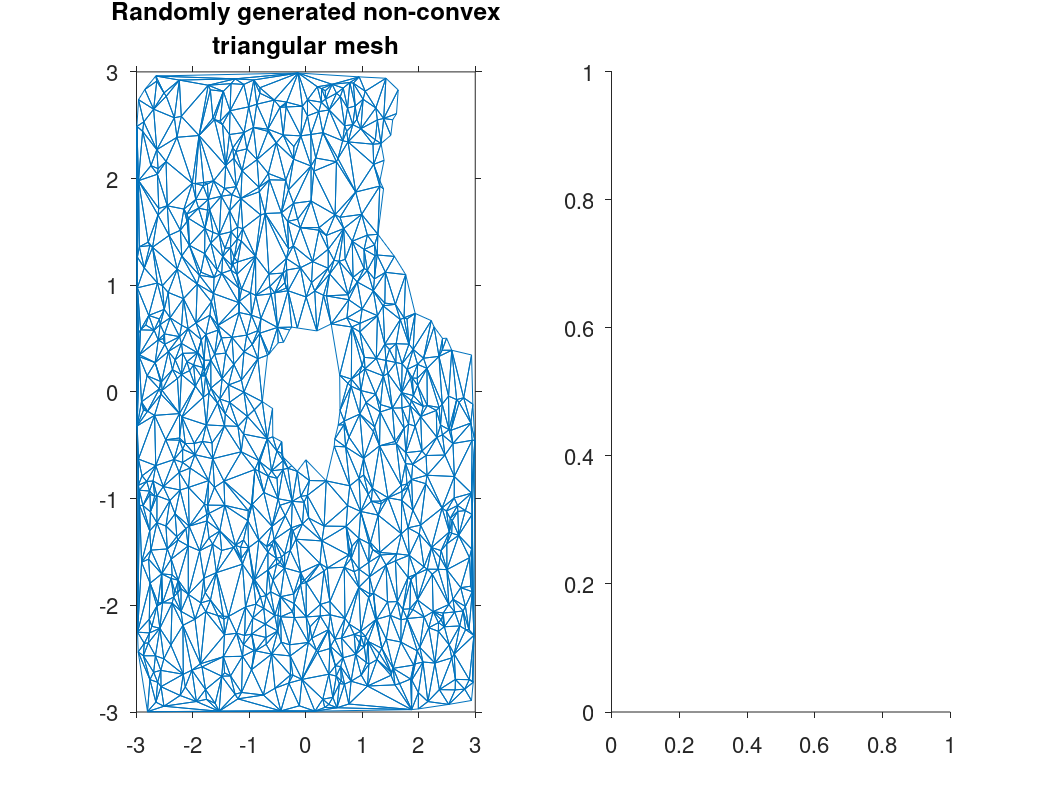

This chart was generated by the following MATLAB code: (Note: this script raises an error after producing the figure.)
% TRIDEMO  Demonstration of triangular
% mesh contouring
%
% R. Pawlowicz (rpawlowicz@eos.ubc.ca) Mar/2013



% Example
res=1000;    % Number o random points

% Create a grid and a triangulation.
x=rand(res,1)*6-3;
y=rand(res,1)*6-3;
M=delaunay(x,y);
z=peaks(x,y);
 
% Now, remove triangles in the middle, and a bite
% out of the upper right corner
 
ii=find(sqrt(x.^2+y.^2)<.6 | sqrt((x-3).^2+(y-2).^2)<1.5 );
jj=zeros(size(M,1),1);
for l=1:size(M,1);
  jj(l)=any( M(l,1)==ii | M(l,2)==ii | M(l,3)==ii );
end;
M=M(~jj,:);

  

clf; orient landscape;
set(gcf,'defaultaxestickdir','out','defaultaxesfontsize',16);
subplot(121);
xx=[ x(M(:,[1 2 3 1])');NaN(1,size(M,1)) ];
yy=[ y(M(:,[1 2 3 1])');NaN(1,size(M,1)) ];
plot(xx(:),yy(:));
title({'Randomly generated non-convex','triangular mesh'});
axis([-3 3 -3 3]);


subplot(122);
[CS,h]=tricont(x,y,M,z);
set(h,'edgecolor','none');
hold on;
[CS,h]=tricont(x,y,M,z,'-k');
clabel(CS,h,'fontsize',14);
hold off;
title({'...and the ''peaks'' function','contoured over that mesh'});
axis([-3 3 -3 3]);
 
